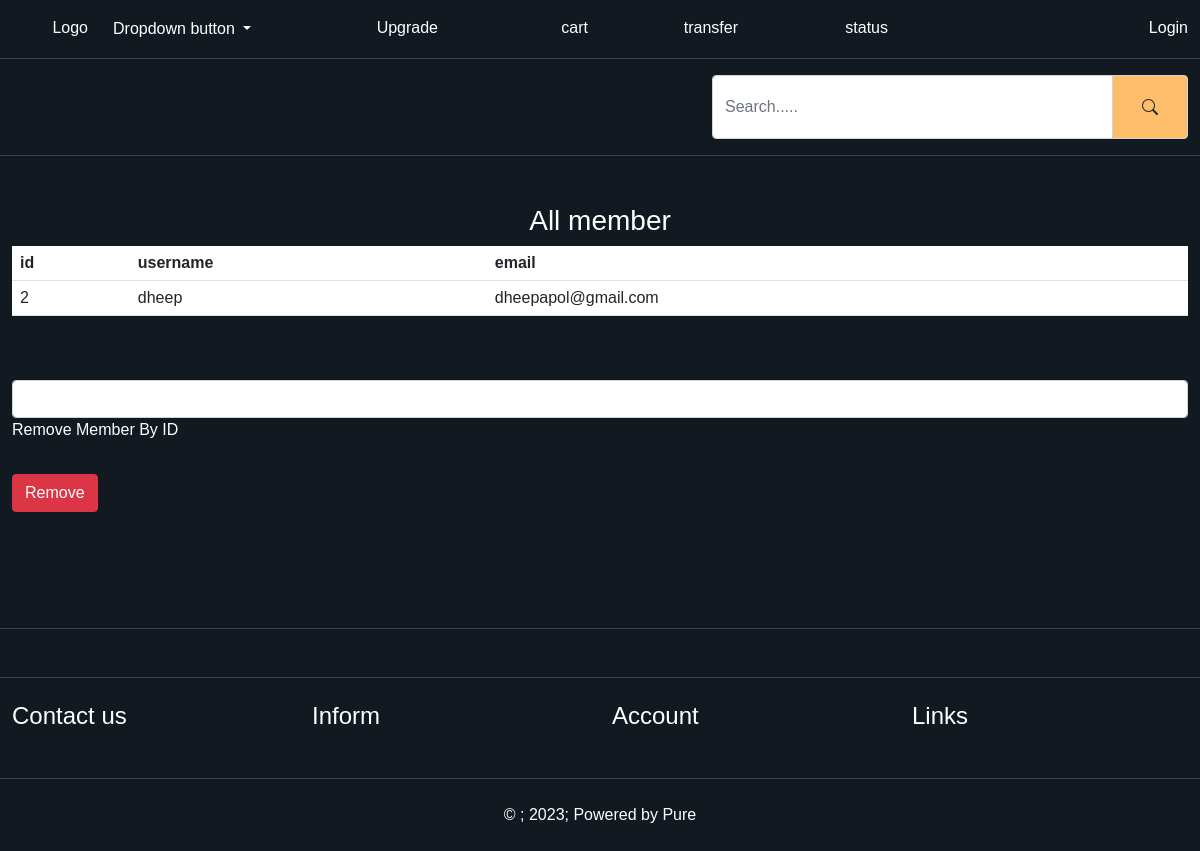
The app's page /adminpage.php with its own data.
### tables this page shows
CREATE TABLE "registersys" (
	"id"	INTEGER NOT NULL,
	"username"	TEXT NOT NULL,
	"email"	TEXT NOT NULL,
	"password"	TEXT NOT NULL,
	"role"	TEXT NOT NULL,
	PRIMARY KEY("id" AUTOINCREMENT)
);

### adminpage.php (the view, shortened to what this page needs)
<?php
require_once('components.php');
include('server.php');
?>
<html lang="en">
<head>
  <link rel="stylesheet" href="https://cdn.jsdelivr.net/npm/bootstrap-icons@1.10.4/font/bootstrap-icons.css">
  <link href="https://cdn.jsdelivr.net/npm/bootstrap@5.0.0/dist/css/bootstrap.min.css" rel="stylesheet">
  <link rel="stylesheet" href="https://cdn.jsdelivr.net/npm/@fortawesome/fontawesome-free@6.2.0/css/fontawesome.min.css"
>
  <link rel="stylesheet" href="https://cdn.jsdelivr.net/npm/bootstrap-icons@1.9.1/font/bootstrap-icons.css">
  <link rel="stylesheet" href="style.css">
</head>
<body>
  <?php
  if ($_SESSION['role'] == 'customer') {
    echo '<section class="home-wrapper-1 py-5">
<div class="container-xxl">
    <div class="row h-75 text-center">
    <div class="col-12">
<h1 class="text-danger">You do not have the permisson</h1>
    </div>
    </div>
</div>
      </section>';
  } else {
    echo '<section class="home-wrapper-1 py-5">
      <div class="container-xxl">
          <div class="row text-center mb-5">
          <div class="col-12">
          <h3 class="text-white">All member</h3>
          <table class="table bg-white">
          <tr>
            <th>id</th>
            <th>username</th>
            <th>email</th>
          </tr>';
    $query = "SELECT * FROM registersys WHERE role = 'customer'";
    $ret = $db->query($query);
    while ($row = $ret->fetchArray(SQLITE3_ASSOC)) {
      echo '<tr>
      <td>'.$row['id'].'</td>
      <td>'.$row['username'].'</td>
      <td>'.$row['email'].'</td>
    </tr>';
    }
    echo '</table>
    </div>
      </div>
      <div class="row h-25">
      <form action="" method="POST">
      <div class="form-outline mb-4">
          <input type="text" name="removemem" required="ID is required" class="form-control">
          <label class="form-label text-white" for="removemem">Remove Member By ID</label>
      </div>
      <button type="submit" name="removemember" class="btn btn-danger btn-block">Remove</button>
      </form>
      </div>
  </div>
        </section>';
  }
  ?>
</body>
</html>

### style.css (style rules this page uses)
* { margin: 0; padding: 0; box-sizing: border-box; }
:root { --color-131921: #131921; --color-3b4149: #3b4149; --color-febd69: #febd69; }
body { font-family: 'Kanit', sans-serif; }
.home-wrapper-1 { background-color: var(--color-131921); }

### records on screen
registersys: id "2", username "dheep", email "dheepapol@gmail.com"
